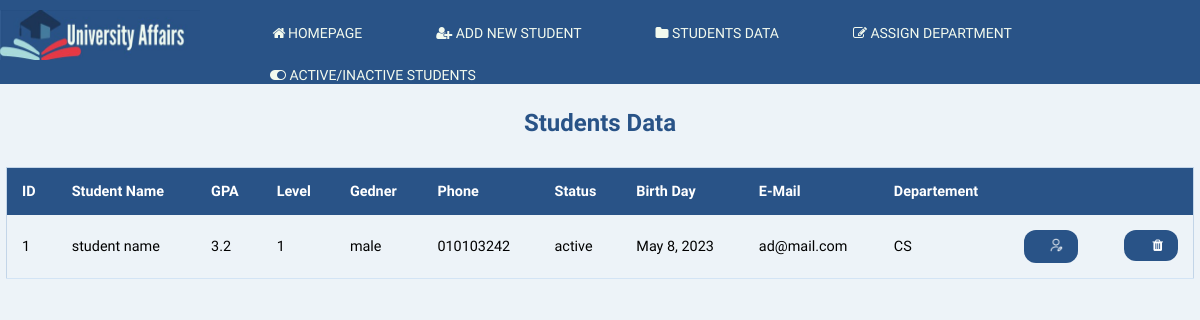
Before: /students-data.html with the older database file.
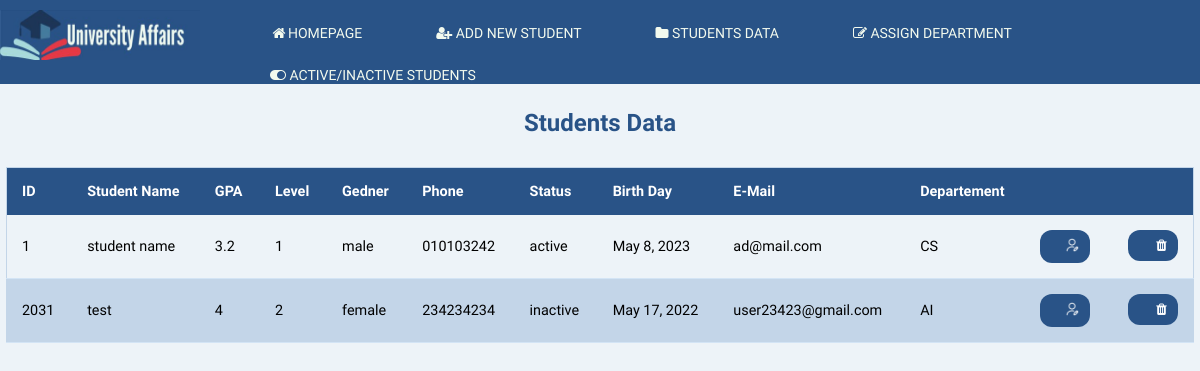
After: the same page with the newer database file.
### web_application/models.py (models this page shows)
class Student(models.Model):
    id = models.CharField(max_length=8, primary_key=True)
    name = models.CharField(max_length=50)
    GPA = models.CharField(max_length=4)
    level = models.CharField(max_length=1)
    gender = models.CharField(max_length=8)
    phone = models.CharField(max_length=11)
    status = models.CharField(max_length=10)
    birth_day = models.DateField()
    email = models.CharField(max_length=50)
    departement = models.CharField(max_length=20)

### web_application/views.py (the view)
# urls.py: path('students-data.html', views.Student_data, name="student_data"),
def Student_data(request):
    students = Student.objects.all()
    return render(request, 'web_application/students_data.html', {'students': students})

### web_application/templates/web_application/students_data.html (shortened to what this page needs)
{% load static %}
<!DOCTYPE html>
    <head>
      <link rel="stylesheet" href="{% static 'css/stylesheet.css' %}">
      <link rel="stylesheet" href="https://cdnjs.cloudflare.com/ajax/libs/font-awesome/4.7.0/css/font-awesome.min.css">
    </head>
    <body id="body">
      <header>
        <div class="logo">
          <img src="{% static 'photos/Logo.jpg' %}" alt="Logo">
      </div>
        <div class = "container">
          <nav class = "navbar">
            <ul>
              <li> <a href="homepage.html"><i class="fa fa-fw fa-home"></i>Homepage</a> </li>
              <li> <a href="add-new-student.html"><i class="fa fa-user-plus"></i> Add New student</a> </li>
              <li> <a href="students-data.html"><i class="fa fa-folder"></i> Students Data</a> </li>
              <li> <a href="assign-department.html"><i class="fa fa-edit"></i> Assign Department </a> </li>
              <li> <a href="active-inactive-students.html"><i class="  fa fa-toggle-on"></i> Active/inactive Students</a> </li>
            </ul>
          </nav>
        </div>
    </header>
      <h3 class="tableName">Students Data</h2>
        <table class="table" style="width:99%" id="myTable">
          <thead>
            <tr>
              <th id="studentId">ID</th>
              <th id="studentName">Student Name</th>
              <th id="studentGpa">GPA</th>
              <th id="studentLevel">Level </th>
              <th id="studentGender">Gedner</th>
              <th id="studentPhone">Phone</th>
              <th id="studentStatus">Status</th>
              <th id="studentDate">Birth Day</th>
              <th id="studentEmail">E-Mail</th>
              <th id="Departement">Departement</th>
              <th ></th>
            </tr>
          </thead>
          <tbody id="Body">
            {% for student in students %}
              <tr>
                <td>{{student.id}}</td>
                <td>{{student.name}}</td>
                <td>{{student.GPA}}</td>
                <td>{{student.level}}</td>
                <td>{{student.gender}}</td>
                <td>{{student.phone}}</td>
                <td>{{student.status}}</td>
                <td>{{student.birth_day}}</td>
                <td>{{student.email}}</td>
                <td>{{student.departement}}</td>
                <td>
                  <a class='centerLink' href='Editpage.html?id=" + student.id + "'><button class='Edit-S' onclick='edit()'><img class='edit_img_S' src="{% static 'photos/edit.png' %}"></button></a> <a class='centerLink'><button class='Delet-S' onclick='deleteFunction()'><i class='fa fa-fw fa-trash'></i></button></a>
                </td>
              </tr>
            {% endfor %}
          </tbody>
          </table>
    </body>
</html>

Changed rows visible on the page:
added Student: id "2031", name "test", GPA "4", level "2", gender "female", phone "234234234", status "inactive", birth_day "May 17, 2022", email "user23423@gmail.com", departement "AI"
